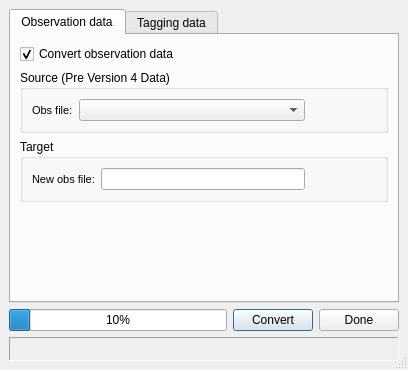
<?xml version="1.0" encoding="UTF-8"?>
<ui version="4.0">
 <class>DataConverter</class>
 <widget class="QDialog" name="DataConverter">
  <property name="geometry">
   <rect>
    <x>0</x>
    <y>0</y>
    <width>408</width>
    <height>370</height>
   </rect>
  </property>
  <property name="windowTitle">
   <string>Data Converter</string>
  </property>
  <property name="windowIcon">
   <iconset resource="icons.qrc">
    <normaloff>:/icons/misc.png</normaloff>:/icons/misc.png</iconset>
  </property>
  <property name="whatsThis">
   <string>The Data Converter converts data files from the old PitPro format (pre-version 4) into the current format. This is only useful when running PitPro with old data. The tagging and observation data can be converted seperately, or consecutively. The new observation data file requires fewer fields than the old one, and so the conversion simply involves removing unnecessary columns. The tagging data file now includes release date, and release site. By including the pre-version 4 release data file in the tagging data conversion, the program will add the release data to the new tagging data file. The release site will be unavailable when converting old tagging data to new. Currently the release site is only used when comparing recapture sites to release sites in the case where this type of recapture is ignored, which is an optional setting.</string>
  </property>
  <property name="sizeGripEnabled">
   <bool>true</bool>
  </property>
  <layout class="QVBoxLayout">
   <property name="spacing">
    <number>6</number>
   </property>
   <property name="leftMargin">
    <number>9</number>
   </property>
   <property name="topMargin">
    <number>9</number>
   </property>
   <property name="rightMargin">
    <number>9</number>
   </property>
   <property name="bottomMargin">
    <number>9</number>
   </property>
   <item>
    <layout class="QVBoxLayout" name="layout_dataconverter">
     <property name="spacing">
      <number>6</number>
     </property>
     <property name="leftMargin">
      <number>0</number>
     </property>
     <property name="topMargin">
      <number>0</number>
     </property>
     <property name="rightMargin">
      <number>0</number>
     </property>
     <property name="bottomMargin">
      <number>0</number>
     </property>
     <item>
      <widget class="QTabWidget" name="tabWidget">
       <property name="currentIndex">
        <number>0</number>
       </property>
       <widget class="QWidget" name="obsTab">
        <attribute name="title">
         <string>Observation data</string>
        </attribute>
        <layout class="QVBoxLayout">
         <property name="spacing">
          <number>6</number>
         </property>
         <property name="leftMargin">
          <number>9</number>
         </property>
         <property name="topMargin">
          <number>9</number>
         </property>
         <property name="rightMargin">
          <number>9</number>
         </property>
         <property name="bottomMargin">
          <number>9</number>
         </property>
         <item>
          <layout class="QVBoxLayout" name="layout_convertObs">
           <property name="spacing">
            <number>6</number>
           </property>
           <property name="leftMargin">
            <number>0</number>
           </property>
           <property name="topMargin">
            <number>0</number>
           </property>
           <property name="rightMargin">
            <number>0</number>
           </property>
           <property name="bottomMargin">
            <number>0</number>
           </property>
           <item>
            <widget class="QCheckBox" name="obsCheckBox">
             <property name="text">
              <string>Convert observation data</string>
             </property>
             <property name="checked">
              <bool>true</bool>
             </property>
            </widget>
           </item>
           <item>
            <widget class="QGroupBox" name="obsSourceGroupBox">
             <property name="title">
              <string>Source (Pre Version 4 Data)</string>
             </property>
             <layout class="QVBoxLayout">
              <property name="spacing">
               <number>6</number>
              </property>
              <property name="leftMargin">
               <number>9</number>
              </property>
              <property name="topMargin">
               <number>9</number>
              </property>
              <property name="rightMargin">
               <number>9</number>
              </property>
              <property name="bottomMargin">
               <number>9</number>
              </property>
              <item>
               <layout class="QHBoxLayout" name="layout_obsFile">
                <property name="spacing">
                 <number>6</number>
                </property>
                <property name="leftMargin">
                 <number>0</number>
                </property>
                <property name="topMargin">
                 <number>0</number>
                </property>
                <property name="rightMargin">
                 <number>0</number>
                </property>
                <property name="bottomMargin">
                 <number>0</number>
                </property>
                <item>
                 <widget class="QLabel" name="label_oldObsFile">
                  <property name="sizePolicy">
                   <sizepolicy hsizetype="Fixed" vsizetype="Preferred">
                    <horstretch>0</horstretch>
                    <verstretch>0</verstretch>
                   </sizepolicy>
                  </property>
                  <property name="font">
                   <font>
                    <family>MS Shell Dlg 2</family>
                    <pointsize>8</pointsize>
                    <weight>50</weight>
                    <italic>false</italic>
                    <bold>false</bold>
                    <underline>false</underline>
                    <strikeout>false</strikeout>
                   </font>
                  </property>
                  <property name="text">
                   <string>Obs file:</string>
                  </property>
                 </widget>
                </item>
                <item>
                 <widget class="QComboBox" name="obsCombo">
                  <property name="sizePolicy">
                   <sizepolicy hsizetype="Expanding" vsizetype="Fixed">
                    <horstretch>0</horstretch>
                    <verstretch>0</verstretch>
                   </sizepolicy>
                  </property>
                 </widget>
                </item>
                <item>
                 <spacer name="spacer_obsFile">
                  <property name="orientation">
                   <enum>Qt::Horizontal</enum>
                  </property>
                  <property name="sizeType">
                   <enum>QSizePolicy::Fixed</enum>
                  </property>
                  <property name="sizeHint" stdset="0">
                   <size>
                    <width>71</width>
                    <height>20</height>
                   </size>
                  </property>
                 </spacer>
                </item>
               </layout>
              </item>
             </layout>
            </widget>
           </item>
           <item>
            <widget class="QGroupBox" name="obsTargetGroupBox">
             <property name="title">
              <string>Target</string>
             </property>
             <layout class="QVBoxLayout">
              <property name="spacing">
               <number>6</number>
              </property>
              <property name="leftMargin">
               <number>9</number>
              </property>
              <property name="topMargin">
               <number>9</number>
              </property>
              <property name="rightMargin">
               <number>9</number>
              </property>
              <property name="bottomMargin">
               <number>9</number>
              </property>
              <item>
               <layout class="QHBoxLayout" name="layout_obsTarget">
                <property name="spacing">
                 <number>6</number>
                </property>
                <property name="leftMargin">
                 <number>0</number>
                </property>
                <property name="topMargin">
                 <number>0</number>
                </property>
                <property name="rightMargin">
                 <number>0</number>
                </property>
                <property name="bottomMargin">
                 <number>0</number>
                </property>
                <item>
                 <widget class="QLabel" name="label_newObsFile">
                  <property name="sizePolicy">
                   <sizepolicy hsizetype="Fixed" vsizetype="Preferred">
                    <horstretch>0</horstretch>
                    <verstretch>0</verstretch>
                   </sizepolicy>
                  </property>
                  <property name="font">
                   <font>
                    <family>MS Shell Dlg 2</family>
                    <pointsize>8</pointsize>
                    <weight>50</weight>
                    <italic>false</italic>
                    <bold>false</bold>
                    <underline>false</underline>
                    <strikeout>false</strikeout>
                   </font>
                  </property>
                  <property name="text">
                   <string>New obs file:</string>
                  </property>
                 </widget>
                </item>
                <item>
                 <widget class="QLineEdit" name="obsInput"/>
                </item>
                <item>
                 <spacer name="spacer_obsTarget">
                  <property name="orientation">
                   <enum>Qt::Horizontal</enum>
                  </property>
                  <property name="sizeType">
                   <enum>QSizePolicy::Fixed</enum>
                  </property>
                  <property name="sizeHint" stdset="0">
                   <size>
                    <width>71</width>
                    <height>20</height>
                   </size>
                  </property>
                 </spacer>
                </item>
               </layout>
              </item>
             </layout>
            </widget>
           </item>
           <item>
            <spacer name="spacer_convertObs">
             <property name="orientation">
              <enum>Qt::Vertical</enum>
             </property>
             <property name="sizeType">
              <enum>QSizePolicy::Expanding</enum>
             </property>
             <property name="sizeHint" stdset="0">
              <size>
               <width>20</width>
               <height>51</height>
              </size>
             </property>
            </spacer>
           </item>
          </layout>
         </item>
        </layout>
       </widget>
       <widget class="QWidget" name="tagTab">
        <attribute name="title">
         <string>Tagging data</string>
        </attribute>
        <layout class="QVBoxLayout">
         <property name="spacing">
          <number>6</number>
         </property>
         <property name="leftMargin">
          <number>9</number>
         </property>
         <property name="topMargin">
          <number>9</number>
         </property>
         <property name="rightMargin">
          <number>9</number>
         </property>
         <property name="bottomMargin">
          <number>9</number>
         </property>
         <item>
          <layout class="QVBoxLayout" name="layout_tag">
           <property name="spacing">
            <number>6</number>
           </property>
           <property name="leftMargin">
            <number>0</number>
           </property>
           <property name="topMargin">
            <number>0</number>
           </property>
           <property name="rightMargin">
            <number>0</number>
           </property>
           <property name="bottomMargin">
            <number>0</number>
           </property>
           <item>
            <widget class="QCheckBox" name="tagCheckBox">
             <property name="text">
              <string>Convert tagging data</string>
             </property>
             <property name="checked">
              <bool>true</bool>
             </property>
            </widget>
           </item>
           <item>
            <widget class="QGroupBox" name="tagSourceGroupBox">
             <property name="title">
              <string>Source (Pre Version 4 Data)</string>
             </property>
             <layout class="QVBoxLayout">
              <property name="spacing">
               <number>6</number>
              </property>
              <property name="leftMargin">
               <number>9</number>
              </property>
              <property name="topMargin">
               <number>9</number>
              </property>
              <property name="rightMargin">
               <number>9</number>
              </property>
              <property name="bottomMargin">
               <number>9</number>
              </property>
              <item>
               <layout class="QHBoxLayout" name="layout_tagFile">
                <property name="spacing">
                 <number>6</number>
                </property>
                <property name="leftMargin">
                 <number>0</number>
                </property>
                <property name="topMargin">
                 <number>0</number>
                </property>
                <property name="rightMargin">
                 <number>0</number>
                </property>
                <property name="bottomMargin">
                 <number>0</number>
                </property>
                <item>
                 <layout class="QVBoxLayout" name="layout_tagrelFile">
                  <property name="spacing">
                   <number>6</number>
                  </property>
                  <property name="leftMargin">
                   <number>0</number>
                  </property>
                  <property name="topMargin">
                   <number>0</number>
                  </property>
                  <property name="rightMargin">
                   <number>0</number>
                  </property>
                  <property name="bottomMargin">
                   <number>0</number>
                  </property>
                  <item>
                   <widget class="QLabel" name="label_tagFIle">
                    <property name="sizePolicy">
                     <sizepolicy hsizetype="Preferred" vsizetype="Preferred">
                      <horstretch>0</horstretch>
                      <verstretch>0</verstretch>
                     </sizepolicy>
                    </property>
                    <property name="font">
                     <font>
                      <family>MS Shell Dlg 2</family>
                      <pointsize>8</pointsize>
                      <weight>50</weight>
                      <italic>false</italic>
                      <bold>false</bold>
                      <underline>false</underline>
                      <strikeout>false</strikeout>
                     </font>
                    </property>
                    <property name="text">
                     <string>Tag file:</string>
                    </property>
                    <property name="alignment">
                     <set>Qt::AlignVCenter</set>
                    </property>
                   </widget>
                  </item>
                  <item>
                   <widget class="QLabel" name="label_relFile">
                    <property name="text">
                     <string>Release file:</string>
                    </property>
                   </widget>
                  </item>
                 </layout>
                </item>
                <item>
                 <layout class="QVBoxLayout" name="layout_tagCombo">
                  <property name="spacing">
                   <number>6</number>
                  </property>
                  <property name="leftMargin">
                   <number>0</number>
                  </property>
                  <property name="topMargin">
                   <number>0</number>
                  </property>
                  <property name="rightMargin">
                   <number>0</number>
                  </property>
                  <property name="bottomMargin">
                   <number>0</number>
                  </property>
                  <item>
                   <widget class="QComboBox" name="tagCombo">
                    <property name="sizePolicy">
                     <sizepolicy hsizetype="Expanding" vsizetype="Fixed">
                      <horstretch>0</horstretch>
                      <verstretch>0</verstretch>
                     </sizepolicy>
                    </property>
                   </widget>
                  </item>
                  <item>
                   <widget class="QComboBox" name="relCombo">
                    <property name="sizePolicy">
                     <sizepolicy hsizetype="Expanding" vsizetype="Fixed">
                      <horstretch>0</horstretch>
                      <verstretch>0</verstretch>
                     </sizepolicy>
                    </property>
                   </widget>
                  </item>
                 </layout>
                </item>
                <item>
                 <spacer name="spacer_tagCombo">
                  <property name="orientation">
                   <enum>Qt::Horizontal</enum>
                  </property>
                  <property name="sizeType">
                   <enum>QSizePolicy::Fixed</enum>
                  </property>
                  <property name="sizeHint" stdset="0">
                   <size>
                    <width>71</width>
                    <height>20</height>
                   </size>
                  </property>
                 </spacer>
                </item>
               </layout>
              </item>
             </layout>
            </widget>
           </item>
           <item>
            <widget class="QGroupBox" name="tagTargetGroupBox">
             <property name="title">
              <string>Target</string>
             </property>
             <layout class="QVBoxLayout">
              <property name="spacing">
               <number>6</number>
              </property>
              <property name="leftMargin">
               <number>9</number>
              </property>
              <property name="topMargin">
               <number>9</number>
              </property>
              <property name="rightMargin">
               <number>9</number>
              </property>
              <property name="bottomMargin">
               <number>9</number>
              </property>
              <item>
               <layout class="QHBoxLayout" name="layout_tagTarget">
                <property name="spacing">
                 <number>6</number>
                </property>
                <property name="leftMargin">
                 <number>0</number>
                </property>
                <property name="topMargin">
                 <number>0</number>
                </property>
                <property name="rightMargin">
                 <number>0</number>
                </property>
                <property name="bottomMargin">
                 <number>0</number>
                </property>
                <item>
                 <widget class="QLabel" name="label_tagTarget">
                  <property name="font">
                   <font>
                    <family>MS Shell Dlg 2</family>
                    <pointsize>8</pointsize>
                    <weight>50</weight>
                    <italic>false</italic>
                    <bold>false</bold>
                    <underline>false</underline>
                    <strikeout>false</strikeout>
                   </font>
                  </property>
                  <property name="text">
                   <string>New tag file:</string>
                  </property>
                  <property name="alignment">
                   <set>Qt::AlignVCenter</set>
                  </property>
                 </widget>
                </item>
                <item>
                 <widget class="QLineEdit" name="tagInput"/>
                </item>
                <item>
                 <spacer name="spacer_tagTarget">
                  <property name="orientation">
                   <enum>Qt::Horizontal</enum>
                  </property>
                  <property name="sizeType">
                   <enum>QSizePolicy::Fixed</enum>
                  </property>
                  <property name="sizeHint" stdset="0">
                   <size>
                    <width>71</width>
                    <height>20</height>
                   </size>
                  </property>
                 </spacer>
                </item>
               </layout>
              </item>
             </layout>
            </widget>
           </item>
           <item>
            <spacer name="spacer_tag">
             <property name="orientation">
              <enum>Qt::Vertical</enum>
             </property>
             <property name="sizeType">
              <enum>QSizePolicy::Expanding</enum>
             </property>
             <property name="sizeHint" stdset="0">
              <size>
               <width>20</width>
               <height>20</height>
              </size>
             </property>
            </spacer>
           </item>
          </layout>
         </item>
        </layout>
       </widget>
      </widget>
     </item>
     <item>
      <layout class="QHBoxLayout" name="layout_buttons">
       <property name="spacing">
        <number>6</number>
       </property>
       <property name="leftMargin">
        <number>0</number>
       </property>
       <property name="topMargin">
        <number>0</number>
       </property>
       <property name="rightMargin">
        <number>0</number>
       </property>
       <property name="bottomMargin">
        <number>0</number>
       </property>
       <item>
        <widget class="QProgressBar" name="progressBar">
         <property name="value">
          <number>10</number>
         </property>
        </widget>
       </item>
       <item>
        <widget class="QPushButton" name="buttonConvert">
         <property name="text">
          <string>Convert</string>
         </property>
         <property name="shortcut">
          <string/>
         </property>
         <property name="autoDefault">
          <bool>true</bool>
         </property>
         <property name="default">
          <bool>true</bool>
         </property>
        </widget>
       </item>
       <item>
        <widget class="QPushButton" name="buttonDone">
         <property name="text">
          <string>Done</string>
         </property>
         <property name="shortcut">
          <string/>
         </property>
         <property name="autoDefault">
          <bool>true</bool>
         </property>
        </widget>
       </item>
      </layout>
     </item>
     <item>
      <widget class="QLabel" name="statusText">
       <property name="sizePolicy">
        <sizepolicy hsizetype="Preferred" vsizetype="Fixed">
         <horstretch>0</horstretch>
         <verstretch>0</verstretch>
        </sizepolicy>
       </property>
       <property name="minimumSize">
        <size>
         <width>0</width>
         <height>24</height>
        </size>
       </property>
       <property name="maximumSize">
        <size>
         <width>32767</width>
         <height>24</height>
        </size>
       </property>
       <property name="frameShape">
        <enum>QFrame::Panel</enum>
       </property>
       <property name="frameShadow">
        <enum>QFrame::Sunken</enum>
       </property>
       <property name="text">
        <string/>
       </property>
       <property name="indent">
        <number>6</number>
       </property>
      </widget>
     </item>
    </layout>
   </item>
  </layout>
 </widget>
 <layoutdefault spacing="6" margin="11"/>
 <pixmapfunction>qPixmapFromMimeSource</pixmapfunction>
 <resources>
  <include location="icons.qrc"/>
 </resources>
 <connections>
  <connection>
   <sender>buttonDone</sender>
   <signal>clicked()</signal>
   <receiver>DataConverter</receiver>
   <slot>reject()</slot>
   <hints>
    <hint type="sourcelabel">
     <x>20</x>
     <y>20</y>
    </hint>
    <hint type="destinationlabel">
     <x>20</x>
     <y>20</y>
    </hint>
   </hints>
  </connection>
 </connections>
</ui>
